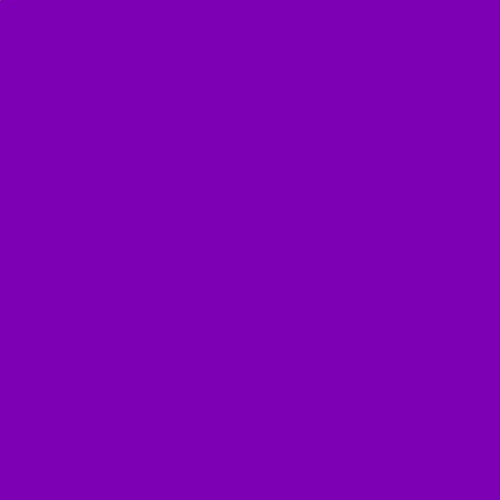
Frame 1 (no input)
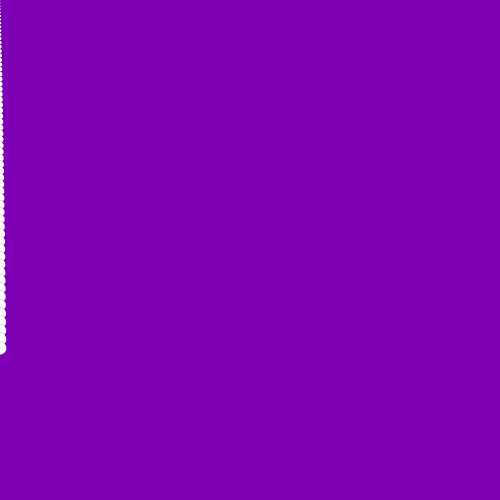
Frame 60 (the mouse pressed at the canvas centre just before this capture)
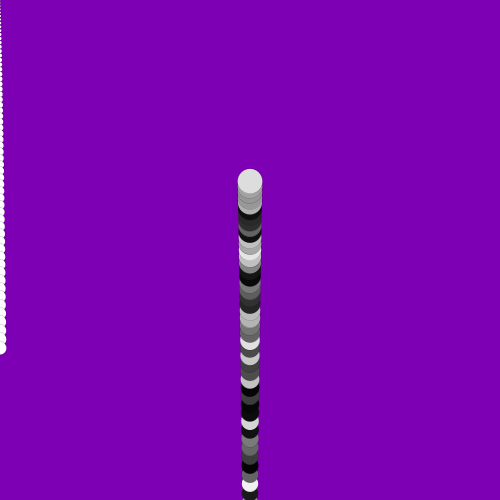
Frame 120 (the mouse held since frame 60 and released just before this capture)

The Processing sketch that drew these frames (run headless with seeded random() and noise(); from frame 60 on, the mouse is pressed at the canvas centre):

// Processing sketch: processing_55553
// ── processing_55553.pde

float speed = 3; 
float gravity = 0.1; 
float y = 0;
float m = 1;

void setup() {
  translate(250,250);
  size(500,500);
  background(#7E00B4);
  smooth();
  strokeWeight(0.1);
}

void draw() {
  ellipse(mouseX,y,m+=0.1,m+=0.1);
  y=y+speed;
  speed=speed+gravity;
  if(mousePressed){
    fill(random(0,255));
  }
  if(y>height){
    speed=speed*-0.90;
  }
  
  
  } 
